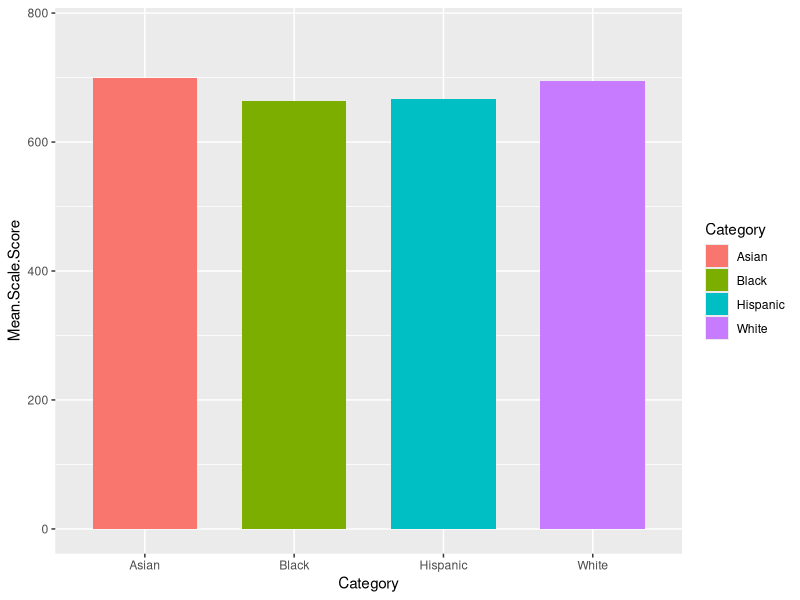
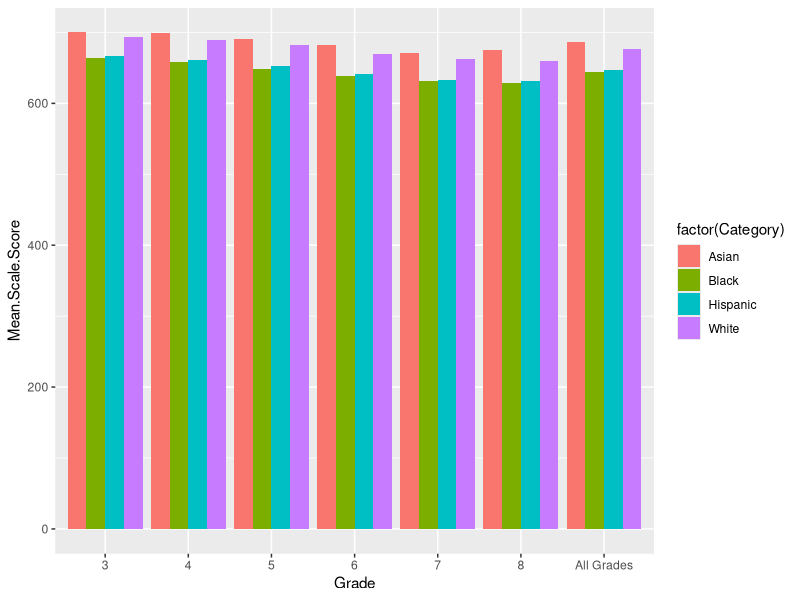
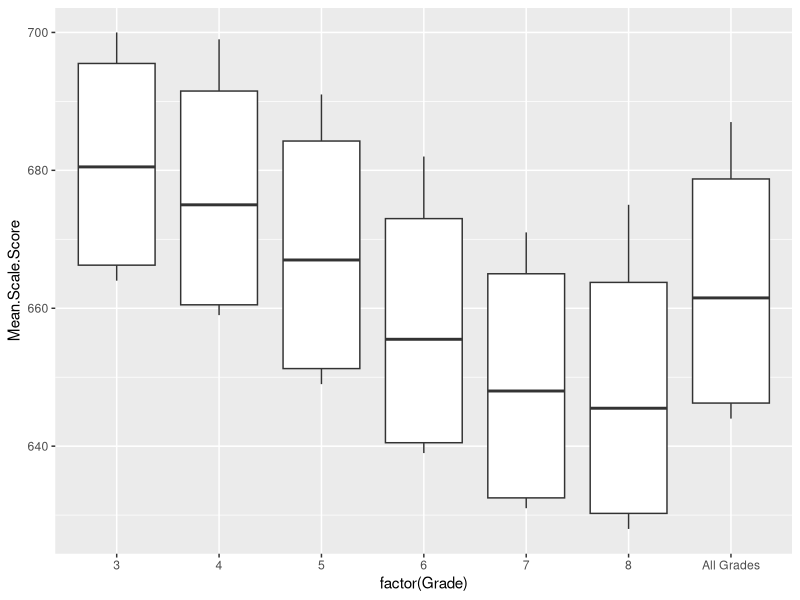
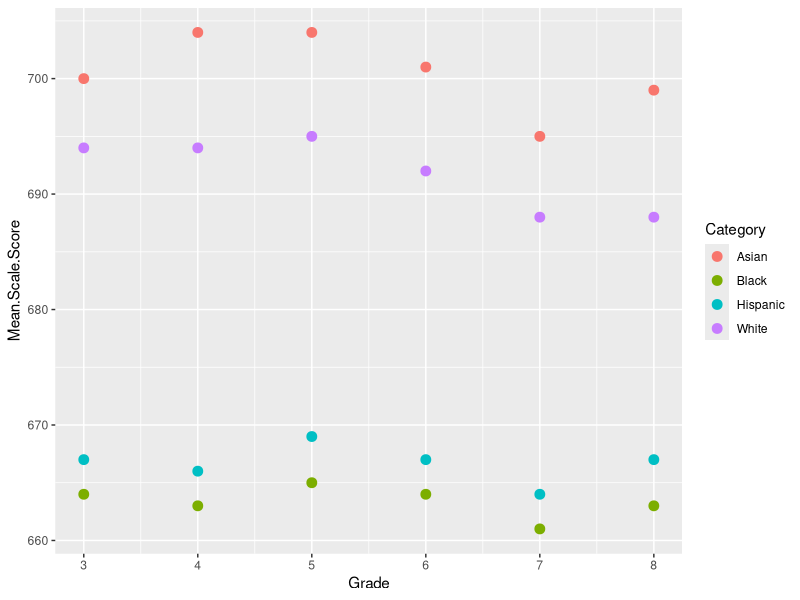
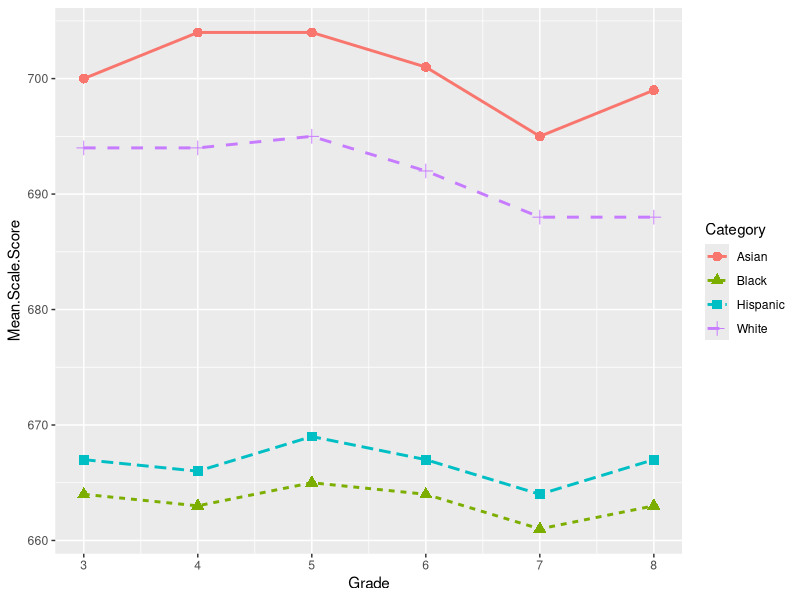
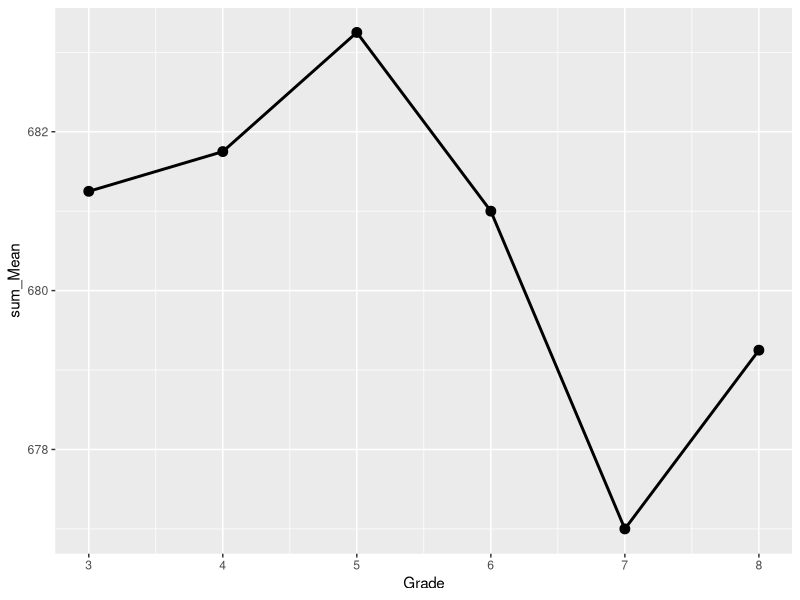
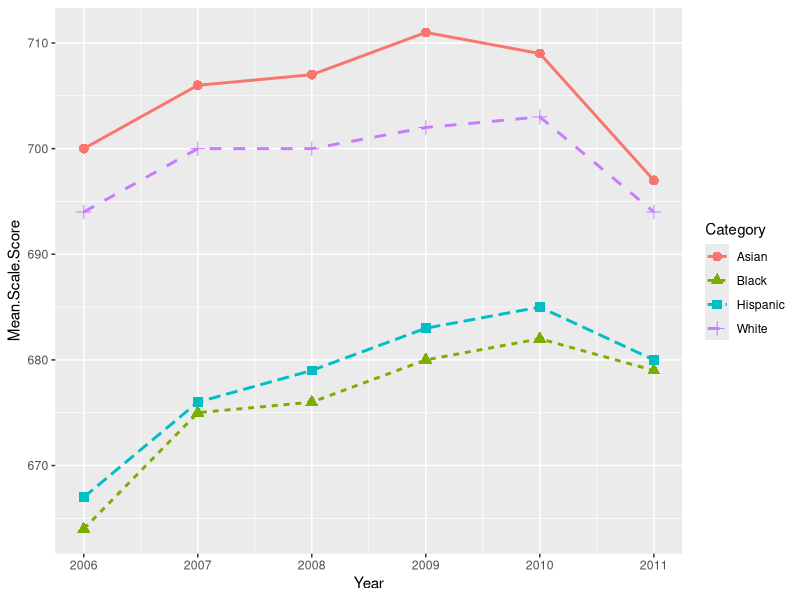
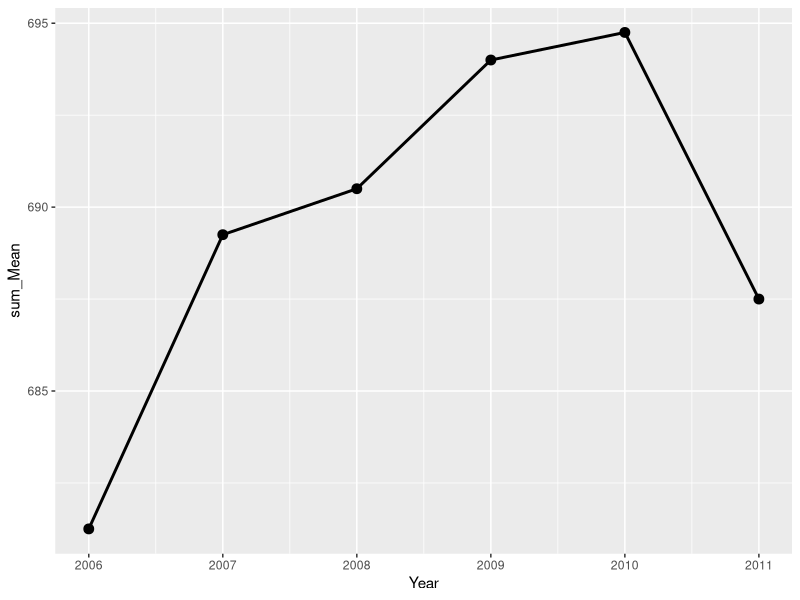

Reproduce these figures in R, in order. (Note: this script raises an error after producing the figures.)
## ---- chunk 1
knitr::opts_chunk$set(echo = TRUE)
## ---- chunk 2
library("dplyr")
library("ggplot2")
data<-read.csv("Grades.csv")

## ---- chunk 3
summary(data)
## ---- chunk 4
head(data)
## ---- chunk 5
M_GP_C_RES_YG_SA<-filter(data,Year==2006&Grade==3)
M_GP_C_RES_YG_SA<-M_GP_C_RES_YG_SA[c("Category","Mean.Scale.Score")]
ggplot(M_GP_C_RES_YG_SA, aes(x=Category, y=Mean.Scale.Score, fill=Category))+geom_bar(stat="identity",width = 0.7)+ylim(min(M_GP_C_RES_YG_SA$Mean.Scale.Score,0)*1.1,max(M_GP_C_RES_YG_SA$Mean.Scale.Score)*1.1)

## ---- chunk 6
summary(M_GP_C_RES_YG_SA)
## ---- chunk 7
MG_GP_C_RES_Y_SA<-filter(data,Year==2006)
MG_GP_C_RES_Y_SA=MG_GP_C_RES_Y_SA[c("Category","Mean.Scale.Score","Grade")]
ggplot(MG_GP_C_RES_Y_SA,aes(x=Grade,y=Mean.Scale.Score,fill=factor(Category)))+geom_bar(stat="identity",position="dodge")

## ---- chunk 8
ggplot(MG_GP_C_RES_Y_SA,aes(factor(Grade),Mean.Scale.Score))+geom_boxplot()
## ---- chunk 9
MG_GP_C<-data
temp <- sub("All Grades","0",MG_GP_C$Grade)
MG_GP_C$Grade<-temp
MG_GP_C$Grade <- as.numeric(MG_GP_C$Grade)
#summary(MG_GP_C) 
temp<-filter(MG_GP_C,Year-2006==Grade-3)
MG_GP_C<-temp
ggplot(MG_GP_C, aes(Grade, Mean.Scale.Score, color = Category)) + geom_point(size = 3)

## ---- chunk 10
ggplot(MG_GP_C, aes(Grade, Mean.Scale.Score, color = Category)) + geom_line(aes(linetype = Category), size=1) + geom_point(aes(shape=Category), size=3)
## ---- chunk 11
temp<-group_by(MG_GP_C,Grade)
#summarise(temp,sum_Mean=mean(Mean.Scale.Score))
MG<-summarise(temp,sum_Mean=mean(Mean.Scale.Score))
ggplot(MG, aes(Grade, sum_Mean)) + geom_line(size=1) + geom_point(size=3)
## ---- chunk 12
MY_GP_C_RES_G_SA<-filter(data, Grade==3)
ggplot(MY_GP_C_RES_G_SA, aes(Year, Mean.Scale.Score, color = Category)) + geom_line(aes(linetype = Category), size=1) + geom_point(aes(shape=Category), size=3)
## ---- chunk 13
temp<-group_by(MY_GP_C_RES_G_SA,Year)
#summarise(temp,sum_Mean=mean(Mean.Scale.Score))
MY_RES_G_SA<-summarise(temp,sum_Mean=mean(Mean.Scale.Score))
ggplot(MY_RES_G_SA, aes(Year, sum_Mean)) + geom_line(size=1) + geom_point(size=3)
## ---- chunk 14
RY_GP_C_RES_G_SA<-filter(data, Grade=="All Grades")
ggplot(RY_GP_C_RES_G_SA,aes(x=Year,y=Level.3.4...1,fill=factor(Category)))+geom_bar(stat="identity",position="dodge")

## ---- chunk 15
RG_GP_C_RES_Y_SA<-filter(data,Year=="2006")
temp <- sub("All Grades","0",RG_GP_C_RES_Y_SA$Grade)
RG_GP_C_RES_Y_SA$Grade<-temp
RG_GP_C_RES_Y_SA$Grade <- as.numeric(RG_GP_C_RES_Y_SA$Grade)
RG_GP_C_RES_Y_SA<-filter(RG_GP_C_RES_Y_SA, Grade!=0)
ggplot(RG_GP_C_RES_Y_SA, aes(Grade, Level.3.4...1, color = Category)) + geom_line(aes(linetype = Category), size=1) + geom_point(aes(shape=Category), size=3)
## ---- chunk 16
RY_RES_G_SA<-filter(data, Grade=="3")
temp<-group_by(RY_RES_G_SA,Year)
RY_RES_G_SA<-summarise(temp,rate_Mean=mean(Level.3.4...1))
ggplot(RY_RES_G_SA, aes(Year, rate_Mean)) + geom_line(size=1) + geom_point(size=3)
## ---- chunk 17
CN_RES_YG_SA<-filter(data,Year==2006&Grade=="All Grades")
CN_RES_YG_SA<-mutate(CN_RES_YG_SA,numberRate=Number.Tested/sum(Number.Tested)*100)
#pie(CN_RES_YG_SA$Number.Tested,CN_RES_YG_SA$Category,col = c("purple","violetred1","green3","cornsilk","cyan") )

ggplot(CN_RES_YG_SA,aes(x="", y= numberRate, fill = Category)) + 
    geom_bar(stat = "identity",color="white") + theme_bw() +
    scale_fill_manual(values = c("purple", "violetred1", "green3", "cornsilk", "cyan")) +
    theme(axis.text.x = element_blank(),
          axis.ticks = element_blank(),
          panel.grid = element_blank()) +
    labs(x="", y="") + 
    geom_text(aes(y = numberRate/2 + c(0, cumsum(numberRate)[-length(numberRate)]),
                  label = paste0(Category,": ", ceiling(numberRate),"%")), size=5) +
    coord_polar(theta = "y")
## ---- chunk 18
CNY_RES_G_SA<-filter(data,Grade=="All Grades")
temp<-group_by(CNY_RES_G_SA,Year)
temp2=summarise(temp,Category,numberRate=Number.Tested/sum(Number.Tested)*100)
CNY_RES_G_SA<-temp2
ggplot(CNY_RES_G_SA, aes(Year, numberRate, color = Category)) + geom_line(aes(linetype = Category), size=1) + geom_point(aes(shape=Category), size=3)
## ---- chunk 19
ggplot(CNY_RES_G_SA,aes(factor(Year),numberRate))+geom_boxplot()
## ---- chunk 20
rmarkdown::render('new.Rmd', 'html_notebook')
